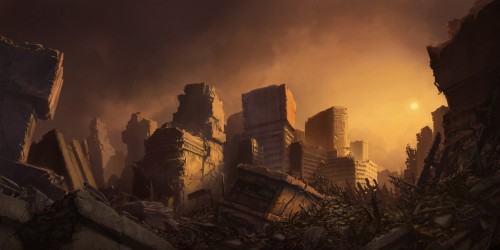
#> input picture in.png, 500 x 250 px
$ python main.py
#> lines starting #> are read from the running program, lines starting #| are printed output that depends on the picture; after the words box and inside, x2 and y2 are one past the last pixel; in counts of white or black regions, pixels touching at a corner belong together
### image_proc/img_file.py
import numpy as np
from cv2 import imread as _imread
from cv2 import imwrite as _imwrite
from cv2 import IMREAD_GRAYSCALE

U8_MAX = 0xff

def img_read(path: str, grayscale: bool = False) -> np.ndarray:
#> called with path = 'in.png', grayscale = False
    img = None
    if grayscale:
        img = _imread(path, IMREAD_GRAYSCALE)
    else:
        img = _imread(path)
#> img is the input picture: shape (250, 500, 3); mean B, G, R 34.8, 52.4, 81
    return img_normalize(img)

def img_normalize(img: np.ndarray):
    out = img.astype(np.float32)
    out /= U8_MAX
    return out

def img_denormalize(img: np.ndarray):
    return (img * U8_MAX).clip(0, U8_MAX).astype(np.uint8)

def img_write(outpath: str, img: np.ndarray):
    denorm = img_denormalize(img)
    _imwrite(outpath, denorm)

### image_proc/color.py
import numpy as np

# [4 lines left out: function grayscale_simple, not called in this run]

def grayscale_weighted(img: np.ndarray, rw: float = 1.0, gw: float = 1.0, bw: float = 1.0) -> np.ndarray:
#> called with rw = 1, gw = 1, bw = 1
    b, g, r = img[:,:,0], img[:,:,1], img[:,:,2]
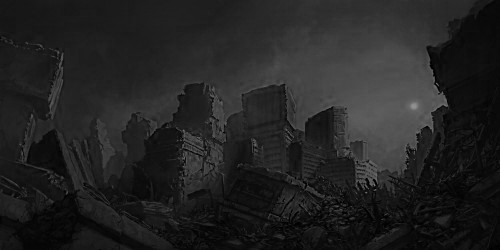
#> b: shape (250, 500) float32; min 0, max 0.573, mean 0.137
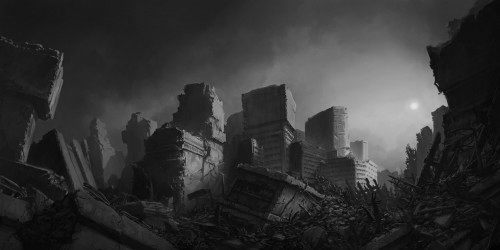
#> g: shape (250, 500) float32; min 0, max 0.89, mean 0.205
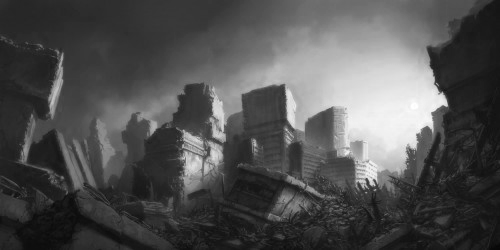
#> r: shape (250, 500) float32; min 0.0275, max 1, mean 0.317
    gs = ((b * bw) + (g * gw) + (r * rw)) / (rw + gw + bw)
    return gs

def grayscale_human_weighted(img: np.ndarray) -> np.ndarray:
    return grayscale_weighted(img, 0.299, 0.587, 0.114)

# [10 lines left out: functions rgb_from_grayscale, split_channels, not called in this run]

def join_channels(chans: list[np.ndarray]) -> np.ndarray:
    stacked = np.dstack(chans)
    return stacked

### image_proc/pointwise_filter.py
import numpy as np
from image_proc.color import split_channels, join_channels

# [8 lines left out: function threshold_rgb, not called in this run]

def threshold_gs(img: np.ndarray, d_min: float, d_max: float, k: float = 1.0) -> np.ndarray:
#> called with d_min = 0.3, d_max = 1.1, k = 1
    in_range = lambda x: (abs(x) > d_min) and (abs(x) < d_max)
    f = np.vectorize(lambda x: 0.0 if not in_range(x) else k)
    return f(img)
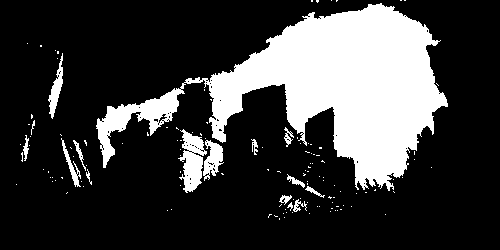
#> returned value: shape (250, 500) float64; values 0 (black) and 1 (white), 23.1% white; 131 white regions (115 under 20 px), largest, box (x1, y1, x2, y2) and area: (96, 3, 448, 191) 25832, (178, 129, 207, 193) 1025, (203, 140, 224, 181) 471
#| loaded 1500000 bytes

def threshold(img: np.ndarray, d_min: float, d_max: float, k: float = 1.0) -> np.ndarray:
    if len(img.shape) == 3:
        return threshold_rgb(img, d_min, d_max, k)
    else:
        return threshold_gs(img, d_min, d_max, k)

def negative(img: np.ndarray) -> np.ndarray:
    out = 1.0 - img
    return out

def log_transform(img: np.ndarray, c: float = 1.0) -> np.ndarray:
    out = c * np.log(1.0 + img)
    return out.clip(0, 1.0)

def gamma(img: np.ndarray, gamma_val: float, c: float = 1.0) -> np.ndarray:
    out = c * (img ** gamma_val)
    return out.clip(0, 1.0)

def brightness(img: np.ndarray, v: float) -> np.ndarray:
    out = (img + v).clip(0, 1.0)
    return out

def contrast(img: np.ndarray, v: float) -> np.ndarray:
    out = (img * v).clip(0, 1.0)
    return out

def brightness_and_contrast(img: np.ndarray, b: float, c: float) -> np.ndarray:
    out = (b + (img * c)).clip(0, 1.0)
    return out

# [11 lines left out: function contrast_stretching, not called in this run]

### image_proc/morphological_filter.py
import numpy as np
from image_proc.spatial_filter import valid_kernel_shape

MORPH_MODES = {
    'erode',
    'dilate',
    'open',
    'close',
}

def morph(mode:str, img: np.ndarray, kernel: np.ndarray, padding_val: float = 0):
    assert mode in MORPH_MODES
    assert valid_kernel_shape(kernel.shape)

    if mode == 'open':
        eroded = morph('erode', img, kernel, padding_val)
        return morph('dilate', eroded, kernel, padding_val)
    elif mode == 'close':
        dilated = morph('dilate', img, kernel, padding_val)
        return morph('erode', dilated, kernel, padding_val)

    off = kernel.shape[0] // 2

    mask = kernel.flatten()
    padded = np.pad(img, (off, off), 'constant', constant_values=padding_val)

    height, width = padded.shape[0], padded.shape[1]
    out = np.ndarray(img.shape, dtype=np.float32)

    for row in range(off, height - off):
        for col in  range(off, width - off):
            slice = padded[row-off:row+off+1, col-off:col+off+1].flatten()
            pixels = []
            for i in range(0, len(slice)):
                if mask[i] != 0: pixels.append(slice[i])

            pixels = np.array(pixels, dtype=np.float32)

            ok = False
            count = (pixels > 0).sum()
            if mode == 'erode':
                n = len(pixels)
                ok = count >= n
            elif mode == 'dilate':
                ok = count > 0

            out[row - off][col - off] = 1.0 if ok else 0.0

    return out

### image_proc/spatial_filter.py
import numpy as np
from image_proc.color import join_channels, rgb_from_grayscale, split_channels, grayscale_human_weighted
import image_proc.kernels as kn

CONVOLVE = 0
CORRELATE = 1

# [55 lines left out: functions is_rgb, median_filter, unsharp_masking, laplacian_edge_detect, laplacian_sharpening, not called in this run]

def gaussian_blur(img: np.ndarray, n: int = 3, sigma: float = 1.0) -> np.ndarray:
    kern = kn.gaussian_blur_mask(sigma, n)
    return apply_filter(img, kern)

def uniform_blur(img: np.ndarray, n: int) -> np.ndarray:
    return apply_filter(img, kn.uniform_blur_mask(n))

def sobel_edge_detect(img: np.ndarray) -> np.ndarray:
    a, b = apply_filters(img, [kn.sobel_edge_x, kn.sobel_edge_y])
    return (a + b).clip(0, 1.0)

def roberts_edge_detect(img: np.ndarray) -> np.ndarray:
    a, b = apply_filters(img, [kn.roberts_edge_x, kn.roberts_edge_y])
    return (a + b).clip(0, 1.0)

# [20 lines left out: functions apply_filter, apply_filters, not called in this run]


def valid_kernel_shape(shape) -> bool:
    h, w = shape[0], shape[1]
    return ((h % 2) != 0) and (w == h)


# TODO: Improve perf, python `for` is way too slow
# [16 lines left out: function correlate2D, not called in this run]

def convolve2D(img: np.ndarray, kernel: np.ndarray, padding_val: float = 0) -> np.ndarray:
    return correlate2D(img, kernel[::-1], padding_val=padding_val)

### main.py
from numpy.ma import negative
import image_proc as ip
import numpy as np
from image_proc.morphological_filter import morph
from image_proc.pointwise_filter import threshold

from image_proc.spatial_filter import gaussian_blur

k = np.array(
    [[1,1,1],
    [1,1,1],
    [1,1,1]],
    dtype=np.float32
);

def main():
    img = ip.img_read('in.png')
    gs = ip.grayscale_weighted(img)
    out = threshold(gs, 0.3, 1.1)
    print(f'loaded {np.prod(img.shape) * 4} bytes')

    out = morph('open', out, k)
#> in morph (call 2), `padded = np.pad(img, (off, off), 'constant', constant_values=padding_v..`: padded: shape (252, 502) float64; values 0 (black) and 1 (white), 22.8% white; 131 white regions (115 under 20 px), largest, box (x1, y1, x2, y2) and area: (97, 4, 449, 192) 25832, (179, 130, 208, 194) 1025, (204, 141, 225, 182) 471
#> after the loop in morph (call 2), `for row in range(off, height - off):`: out: shape (250, 500) float32; values 0 (black) and 1 (white), 19.8% white; 34 white regions (26 under 20 px), largest, box (x1, y1, x2, y2) and area: (210, 5, 447, 185) 22083, (98, 90, 182, 167) 1471, (184, 152, 202, 190) 466
#> in morph (call 3), `padded = np.pad(img, (off, off), 'constant', constant_values=padding_v..`: padded: shape (252, 502) float32; values 0 (black) and 1 (white), 19.6% white; 34 white regions (26 under 20 px), largest, box (x1, y1, x2, y2) and area: (211, 6, 448, 186) 22083, (99, 91, 183, 168) 1471, (185, 153, 203, 191) 466
#> after the loop in morph (call 3), `for row in range(off, height - off):`: out: shape (250, 500) float32; values 0 (black) and 1 (white), 22% white; 20 white regions (8 under 20 px), largest, box (x1, y1, x2, y2) and area: (209, 4, 448, 189) 23361, (97, 86, 184, 168) 1943, (180, 132, 207, 191) 941
    out = morph('close', out, k)
#> in morph (call 5), `padded = np.pad(img, (off, off), 'constant', constant_values=padding_v..`: padded: shape (252, 502) float32; values 0 (black) and 1 (white), 21.7% white; 20 white regions (8 under 20 px), largest, box (x1, y1, x2, y2) and area: (210, 5, 449, 190) 23361, (98, 87, 185, 169) 1943, (181, 133, 208, 192) 941
#> after the loop in morph (call 5), `for row in range(off, height - off):`: out: shape (250, 500) float32; values 0 (black) and 1 (white), 24.1% white; 12 white regions, largest, box (x1, y1, x2, y2) and area: (179, 3, 449, 192) 26362, (96, 85, 185, 169) 2406, (48, 66, 64, 118) 465
#> in morph (call 6), `padded = np.pad(img, (off, off), 'constant', constant_values=padding_v..`:
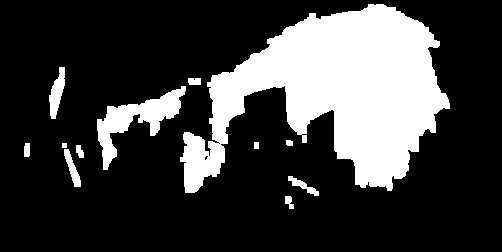
#> padded: shape (252, 502) float32; values 0 (black) and 1 (white), 23.8% white; 12 white regions, largest, box (x1, y1, x2, y2) and area: (180, 4, 450, 193) 26362, (97, 86, 186, 170) 2406, (49, 67, 65, 119) 465
#> after the loop in morph (call 6), `for row in range(off, height - off):`:
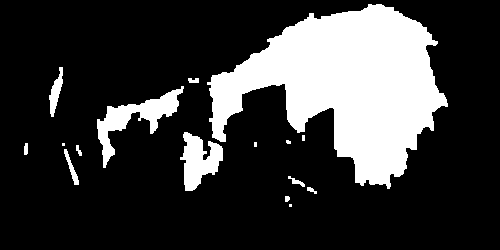
#> out: shape (250, 500) float32; values 0 (black) and 1 (white), 22.2% white; 16 white regions (5 under 20 px), largest, box (x1, y1, x2, y2) and area: (207, 4, 448, 189) 23451, (97, 86, 184, 168) 1968, (180, 132, 223, 191) 1451
    out *= gs
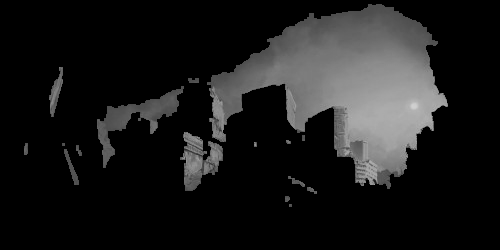
#> out: shape (250, 500) float32; min 0, max 0.817, mean 0.105

    ip.img_write('out.png', out)

if __name__ == '__main__': main()
